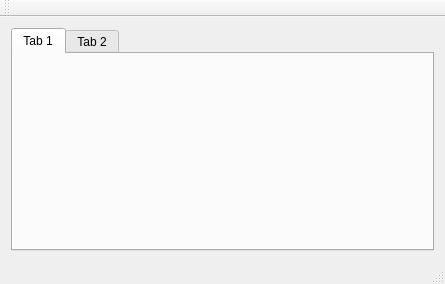
<?xml version="1.0" encoding="UTF-8"?>
<ui version="4.0">
 <class>MainWindow</class>
 <widget class="QMainWindow" name="MainWindow">
  <property name="geometry">
   <rect>
    <x>0</x>
    <y>0</y>
    <width>445</width>
    <height>284</height>
   </rect>
  </property>
  <property name="windowTitle">
   <string>MainWindow</string>
  </property>
  <widget class="QWidget" name="centralWidget">
   <layout class="QGridLayout" name="gridLayout">
    <item row="0" column="0">
     <widget class="QTabWidget" name="tabWidget">
      <property name="currentIndex">
       <number>0</number>
      </property>
      <widget class="QWidget" name="tab">
       <attribute name="title">
        <string>Tab 1</string>
       </attribute>
      </widget>
      <widget class="QWidget" name="tab_2">
       <attribute name="title">
        <string>Tab 2</string>
       </attribute>
      </widget>
     </widget>
    </item>
   </layout>
  </widget>
  <widget class="QMenuBar" name="menuBar">
   <property name="geometry">
    <rect>
     <x>0</x>
     <y>0</y>
     <width>445</width>
     <height>21</height>
    </rect>
   </property>
  </widget>
  <widget class="QToolBar" name="mainToolBar">
   <attribute name="toolBarArea">
    <enum>TopToolBarArea</enum>
   </attribute>
   <attribute name="toolBarBreak">
    <bool>false</bool>
   </attribute>
  </widget>
  <widget class="QStatusBar" name="statusBar"/>
 </widget>
 <layoutdefault spacing="6" margin="11"/>
 <resources/>
 <connections/>
</ui>
